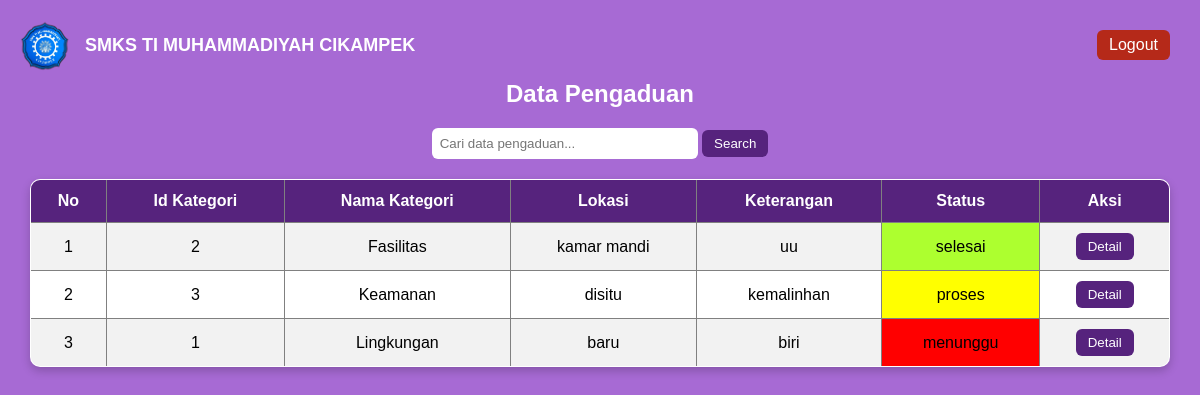
The app's page /admin.php with its own data.
### tables this page shows
CREATE TABLE `input_aspirasi` (
  `id_pelaporan` int(11) NOT NULL,
  `nis` varchar(50) NOT NULL,
  `id_kategori` int(11) NOT NULL,
  `lokasi` varchar(50) NOT NULL,
  `keterangan` varchar(50) NOT NULL,
  `status` enum('menunggu','proses','selesai') NOT NULL,
  `feedback` varchar(50) NOT NULL,
  `tanggal` date NOT NULL
);

CREATE TABLE `kategori` (
  `id_kategori` int(11) NOT NULL,
  `ket_kategori` varchar(50) NOT NULL
);

### admin.php (the view, shortened to what this page needs)
<?php include 'navbar.php'; ?>
<div class="logo-area">
    <img src="logomd.png" class="logo">
    <span class="logo-text">SMKS TI MUHAMMADIYAH CIKAMPEK</span>
</div>
<h2>Data Pengaduan</h2>
<form method="GET" style="margin-bottom:20px; text-align:center;">
    <input type="text" name="search" placeholder="Cari data pengaduan..."
    style="padding:8px; width:250px; border-radius:6px; border:none;">
    <button type="submit">Search</button>
</form>
<table border="1" cellpadding="10" cellspacing="0">
    <tr>
        <th>No</th>
        <th>Id Kategori</th>
        <th>Nama Kategori</th>
        <th>Lokasi</th>
        <th>Keterangan</th>
        <th>Status</th>
        <th>Aksi</th>
    </tr>
    <?php
include 'koneksi.php';
$no =1;
$search = "";
$query = mysqli_query($koneksi, "SELECT input_aspirasi.*, kategori.ket_kategori
FROM input_aspirasi
LEFT JOIN kategori
ON input_aspirasi.id_kategori = kategori.id_kategori
WHERE kategori.ket_kategori LIKE '%$search%'
OR lokasi LIKE '%$search%'
OR keterangan LIKE '%$search%'
OR status LIKE '%$search%'");
    while($data = mysqli_fetch_assoc($query)) {
    ?>
    <tr>
        <td><?= $no++ ?></td>
        <td><?= $data['id_kategori'] ?></td>
        <td><?= $data['ket_kategori'] ?></td>
        <td><?= $data['lokasi'] ?></td>
        <td><?= $data['keterangan'] ?></td>
        <td class="
        <?php
        if($data['status'] == 'menunggu'){
            echo 'status-menunggu';
        }elseif($data['status'] == 'proses'){
            echo 'status-proses';
        }elseif($data['status'] == 'selesai'){
            echo 'status-selesai';
        }
        ?>
        ">
        <?= $data['status'] ?>
        </td>
        <td>
            <a href="detail-pengaduan.php?id=<?=  $data['id_pelaporan'] ?>">
                <button>Detail</button>
            </a>
        </td>
    </tr>
    <?php } ?>
</table>

### navbar.php (shortened to what this page needs)
<!DOCTYPE html>
<html lang="en">
<head>
</head>
<body>
    <div class="navbar">
        <a href="logout.php">Logout</a>
    </div>
</body>
</html>

### navbar.php (style rules this page uses)
.navbar { display: flex; justify-content: flex-end; }
.navbar a { text-decoration: none; color: white; background-color: rgb(181, 41, 25); padding: 6px 12px; border-radius: 6px; }

### admin.php (style rules this page uses)
body { font-family: Arial, sans-serif; background-color: rgb(167, 106, 212); margin: 0; padding: 30px; }
h2 { text-align: center; color: white; margin-top: 20px; margin-bottom: 20px; }
.logo-area { position: fixed; top: 15px; left: 15px; display: flex; align-items: center; gap: 10px; }
.logo { width: 60px; }
.logo-text { color: white; font-size: 18px; font-weight: bold; }
table { width: 100%; border-collapse: collapse; background-color: white; border-radius: 10px; overflow: hidden; box-shadow: 0 4px 10px rgba(0,0,0,0.2); }
th { background-color: rgb(86, 35, 125); color: white; padding: 12px; }
td { padding: 10px; text-align: center; }
tr:nth-child(even) { background-color: #f2f2f2; }
button { padding: 6px 12px; border: none; background-color: rgb(86, 35, 125); color: white; border-radius: 6px; cursor: pointer; }
.status-menunggu { background:red; }
.status-proses { background:yellow; }
.status-selesai { background:greenyellow; }

### records on screen
input_aspirasi: id_kategori "2", id_kategori.ket_kategori "Fasilitas", lokasi "kamar mandi", keterangan "uu", status "selesai"
input_aspirasi: id_kategori "3", id_kategori.ket_kategori "Keamanan", lokasi "disitu", keterangan "kemalinhan", status "proses"
input_aspirasi: id_kategori "1", id_kategori.ket_kategori "Lingkungan", lokasi "baru", keterangan "biri", status "menunggu"
